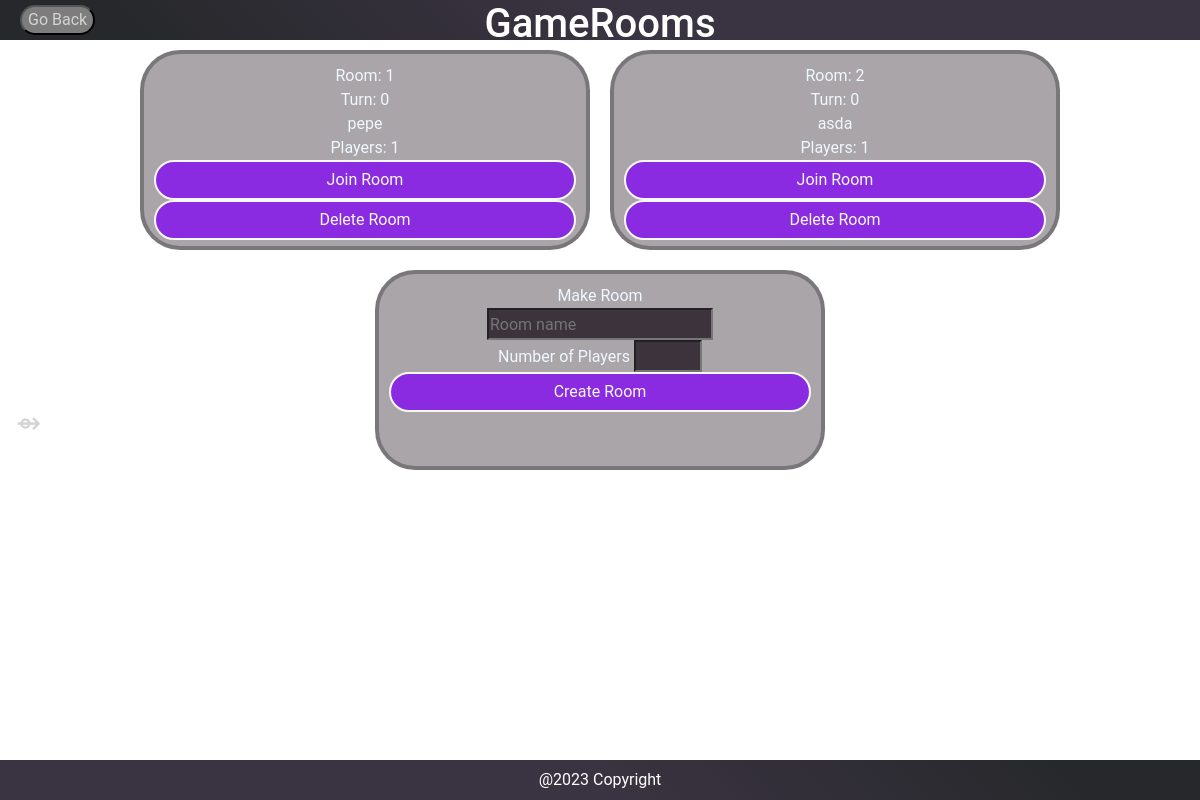
/rooms (signed in), run on the app's committed database.
### app/models.py (models this page shows, shortened)
class GameRoom(db.Model):
    username = db.Column(
        db.String(64), db.ForeignKey("user.username"), index=True
    )
    roomID = db.Column(db.Integer, unique=True, primary_key = True)
    roomName = db.Column(db.String(30))
    playerNumber = db.Column(db.Integer)
    turnNumber = db.Column(db.Integer)
    scenario = db.Column(db.String)

### app/routes.py (the view)
@app.route("/rooms", methods=['GET', 'POST'])
@login_required
def rooms():
    return handleRooms()

### app/controller.py (called while the page is built)
def handleRooms():
    user = User.query.filter_by(username=current_user.username).first_or_404()
    rooms = GameRoom.query.all()
    return render_template('rooms.html', user=user, rooms=rooms)

### app/models.py (called while the page is built)
    @login.user_loader
    def load_user(id):
        return User.query.get(int(id))

### app/templates/rooms.html (shortened to what this page needs)
{% extends 'baseHTML.html' %}
    {%block main%}
    <div class="container-fluid" id="topPage" >
        <button onclick = "window.open('/index', '_parent')" id="GRbackButton" class="backButton"> Go Back</button>
        <h1 style="color:white">GameRooms</h1>
    </div>
    <div id="midPage" class="container-fluid">
        <span class="navButton" onclick="toggleNav()">&#8692;</span>
        <div class="centerItems" >
            {%for room in rooms%}
            <div class="gameNodes">Room: {{room.roomID}}<br>Turn: {{room.turnNumber}} <br> {{room.roomName}} <br> Players: {{room.playerNumber}} <br>
                <form action="{{ url_for('joinRoom')}}" method="POST">
                    <input type="submit" value="Join Room">
                  </form>
                <form action="{{ url_for('deleteRoom')}}" method="POST">
                    <input type="submit" value="Delete Room">
                  </form>
            </div>
            {%endfor%}
            <div class="gameNodes">
                <div>
                    <form action="{{ url_for('createRoom', username=user.username) }}" method="POST">
                        Make Room<br>
                        <input type="text" name="room_name" placeholder="Room name" required><br>
                        Number of Players
                        <input type="number" name="num_players" min="1" max="4" required><br>
                        <input type="submit" value="Create Room">
                    </form>
                </div>
            </div>
        </div>
    </div>
    <div class="container-fluid" id="botPage">
        <div style="padding-top: 1vh; color:white">@2023 Copyright</div>
    </div>
{% endblock %}

### app/static/css/loginPage.css (style rules this page uses)
input[type="submit"] { height: 40px; width: 100%; border: 2px solid; background: blueviolet; color: #f9f9f9; font: 18px; border-radius: 25px; cursor: pointer; outline: none; }

### app/static/css/signup.css (style rules this page uses)
input[type="submit"] { height: 40px; width: 100%; border: 2px solid; background: blueviolet; color: #f9f9f9; font: 18px; border-radius: 25px; cursor: pointer; outline: none; }

### app/static/css/mainPageStyle.css (style rules this page uses)
:root { --primary-color: #3a3341; --secondary-color: #26282B; --text-color: #ffffff; }
body { background: linear-gradient(225deg,rgb(63, 55, 71) 50%,rgb(38, 40, 43) 90%); font-family: 'Roboto', sans-serif; margin: 0; padding: 0; height: 100vh; }
#midPage { background-color: white; height: 90vh; text-align: center; animation-name: backgroundAni,entrance; animation-duration: 20s,2s; animation-iteration-count: infinite, 1; }
input { background-color:rgb(60, 51, 61); color: #aeaeae; height: 4vh; padding:1px; font-size: 2vh; }
.navButton { text-align: left; position:absolute; top: 50%; left: 2vh; font-size:30px; cursor:pointer; color: #d4d4d4; }
#GRbackButton { position: absolute; left: 20px; top: 5px; }
.backButton { border-radius: 20px; background-color: rgb(125, 125, 125); color: lightgray; }
.gameNodes { border: rgb(52, 52, 52,0.4) 4px solid; border-radius: 40px; height: 200px; width: 450px; background-color: rgb(41, 32, 41, 0.4); color: aliceblue; padding: 10px; margin:10px; font-size:medium; }
#topPage { background-image: linear-gradient(225deg,var(--primary-color) 50%,var(--secondary-color) 90%); }
#botPage { background-image: linear-gradient(45deg,var(--primary-color) 50%,var(--secondary-color) 90%); }
#botPage, #topPage { text-align: center; height: 5vh; }
#midPage { max-height: 90vh; overflow-y: auto; }
.centerItems { display: flex; flex-wrap: wrap; justify-content: center; align-items: center; }

### app/static/css/profile.css (style rules this page uses)
body { background-image: url("/static/img/test1.jpg"); }

### data on the page
GameRoom: roomID "1", turnNumber "0", roomName "pepe", playerNumber "1"
GameRoom: roomID "2", turnNumber "0", roomName "asda", playerNumber "1"
